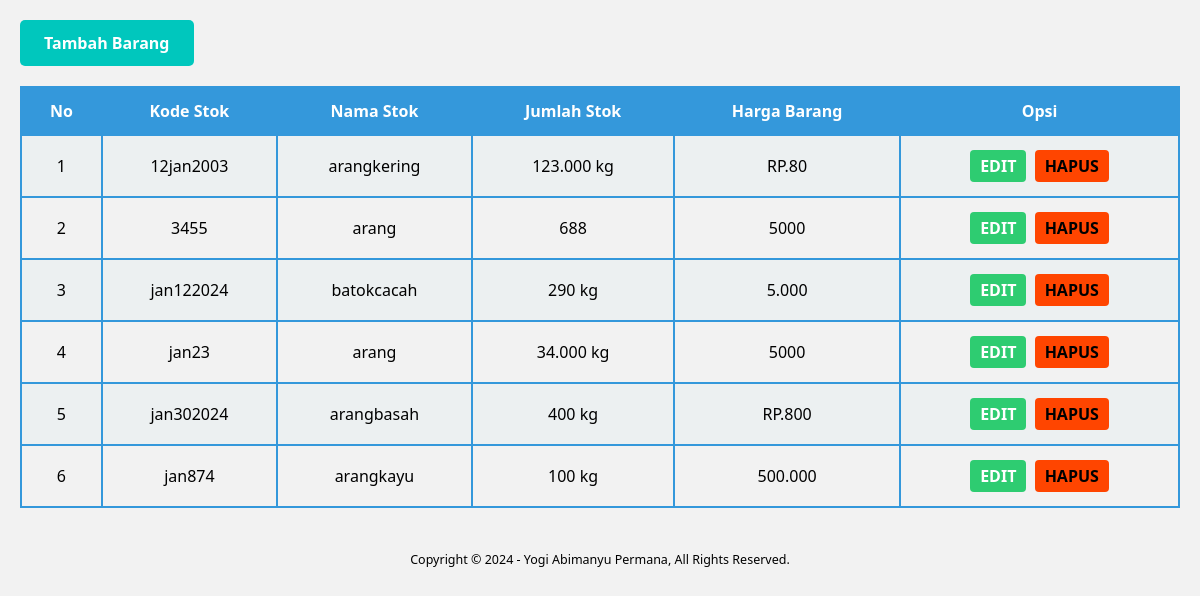
The page / on the database its author committed.
### tables this page shows
CREATE TABLE `gudang` (
  `kd_stok` varchar(10) NOT NULL,
  `nama_stok` varchar(50) NOT NULL,
  `jumlah_stok` varchar(10) NOT NULL,
  `harga barang` varchar(20) NOT NULL
);

### index.php (the view, shortened to what this page needs)
<!DOCTYPE html>
<html lang="en">
<head>
</head>
<body>
    <a href="tambah.php" class="button">Tambah Barang</a>
    <table>
        <tr>
            <th>No</th>
            <th>Kode Stok</th>
            <th>Nama Stok</th>
            <th>Jumlah Stok</th>
            <th>Harga Barang</th>
            <th>Opsi</th>
        </tr>
        <?php
        include 'koneksi.php';
        $no = 1;
        $data = mysqli_query($koneksi,"select * from gudang");
        while($d = mysqli_fetch_array($data)){
            ?>
            <tr>
                <td><?php echo $no++; ?></td>
                <td><?php echo $d['kd_stok']; ?></td>
                <td><?php echo $d['nama_stok']; ?></td>
                <td><?php echo $d['jumlah_stok']; ?></td>
                <td><?php echo $d['harga barang']; ?></td>
                <td>
                    <a class="edit" href="edit.php?kd_stok=<?php echo $d['kd_stok']; ?>">EDIT</a>
                    <a class="delete" href="hapus.php?kd_stok=<?php echo $d['kd_stok']; ?>">HAPUS</a>
                </td>
            </tr>
            <?php
        }
        ?>
    </table>
    <footer>
            <div class="container">
                <small> Copyright &copy; 2024 - Yogi Abimanyu Permana, All Rights Reserved.</small>
            </div>
        </footer>
</body>
</html>

### index.php (style rules this page uses)
body { font-family: 'Segoe UI', Tahoma, Geneva, Verdana, sans-serif; margin: 0; padding: 20px; background-color: #f2f2f2; }
a { text-decoration: none; color: #3498db; font-weight: bold; }
table { border-collapse: collapse; width: 100%; margin-top: 20px; }
th, td { border: 2px solid #3498db; padding: 12px; text-align: center; }
th { background-color: #3498db; color: #fff; }
tr:nth-child(even) { background-color: #ecf0f1; }
td a { display: inline-block; margin: 2px; padding: 5px 10px; text-align: center; text-decoration: none; border-radius: 4px; }
.edit { background-color: #2ecc71; color: #fff; }
.delete { background-color: #FF4500; color: #000000; }
.container { width: 80%; margin: 0 auto; }
.container:after { content: " "; display: block; clear: both; }
footer { padding: 20px 0; margin-top: 20px; font-size: 15px; background-color: #white; color: #000000; text-align: center; }
a.button { display: inline-block; padding: 12px 24px; background-color: #00c7bd; color: #fff; text-decoration: none; border-radius: 5px; transition: background-color 0.3s ease; }

### rows shown on the page
gudang: kd_stok "12jan2003", nama_stok "arangkering", jumlah_stok "123.000 kg", harga barang "RP.80"
gudang: kd_stok "3455", nama_stok "arang", jumlah_stok "688", harga barang "5000"
gudang: kd_stok "jan122024", nama_stok "batokcacah", jumlah_stok "290 kg", harga barang "5.000"
gudang: kd_stok "jan23", nama_stok "arang", jumlah_stok "34.000 kg", harga barang "5000"
gudang: kd_stok "jan302024", nama_stok "arangbasah", jumlah_stok "400 kg", harga barang "RP.800"
gudang: kd_stok "jan874", nama_stok "arangkayu", jumlah_stok "100 kg", harga barang "500.000"
